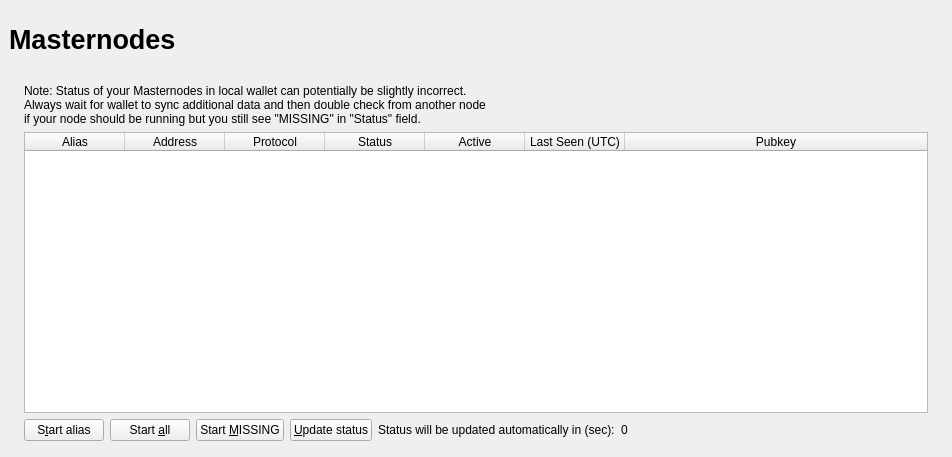
<?xml version="1.0" encoding="UTF-8"?>
<ui version="4.0">
 <class>MasternodeList</class>
 <widget class="QWidget" name="MasternodeList">
  <property name="geometry">
   <rect>
    <x>0</x>
    <y>0</y>
    <width>723</width>
    <height>457</height>
   </rect>
  </property>
  <property name="windowTitle">
   <string>Form</string>
  </property>
  <layout class="QVBoxLayout" name="topLayout" stretch="0">
   <property name="leftMargin">
    <number>9</number>
   </property>
   <property name="topMargin">
    <number>9</number>
   </property>
   <property name="rightMargin">
    <number>9</number>
   </property>
   <property name="bottomMargin">
    <number>9</number>
   </property>
   <item>
    <layout class="QVBoxLayout" name="verticalLayout_Master" stretch="0,1">
     <property name="spacing">
      <number>0</number>
     </property>
     <item>
      <widget class="QFrame" name="frame_Header">
       <layout class="QVBoxLayout" name="verticalLayout_4">
        <property name="leftMargin">
         <number>0</number>
        </property>
        <property name="topMargin">
         <number>0</number>
        </property>
        <property name="rightMargin">
         <number>0</number>
        </property>
        <property name="bottomMargin">
         <number>0</number>
        </property>
        <item>
         <layout class="QHBoxLayout" name="horizontalLayout_Header" stretch="1,0,1">
          <item>
           <widget class="QLabel" name="labelOverviewHeaderLeft">
            <property name="minimumSize">
             <size>
              <width>464</width>
              <height>60</height>
             </size>
            </property>
            <property name="maximumSize">
             <size>
              <width>16777215</width>
              <height>60</height>
             </size>
            </property>
            <property name="font">
             <font>
              <pointsize>20</pointsize>
              <weight>75</weight>
              <bold>true</bold>
             </font>
            </property>
            <property name="text">
             <string>Masternodes</string>
            </property>
           </widget>
          </item>
          <item>
           <spacer name="horizontalSpacer">
            <property name="orientation">
             <enum>Qt::Horizontal</enum>
            </property>
            <property name="sizeHint" stdset="0">
             <size>
              <width>40</width>
              <height>20</height>
             </size>
            </property>
           </spacer>
          </item>
          <item>
           <widget class="QLabel" name="labelOverviewHeaderRight">
            <property name="minimumSize">
             <size>
              <width>464</width>
              <height>60</height>
             </size>
            </property>
            <property name="maximumSize">
             <size>
              <width>16777215</width>
              <height>60</height>
             </size>
            </property>
            <property name="font">
             <font>
              <pointsize>14</pointsize>
             </font>
            </property>
            <property name="text">
             <string/>
            </property>
            <property name="alignment">
             <set>Qt::AlignRight|Qt::AlignTrailing|Qt::AlignVCenter</set>
            </property>
           </widget>
          </item>
         </layout>
        </item>
       </layout>
      </widget>
     </item>
     <item>
      <widget class="QFrame" name="frame_BG">
       <layout class="QVBoxLayout" name="verticalLayout_3">
        <property name="leftMargin">
         <number>6</number>
        </property>
        <property name="topMargin">
         <number>6</number>
        </property>
        <property name="rightMargin">
         <number>6</number>
        </property>
        <property name="bottomMargin">
         <number>6</number>
        </property>
        <item>
         <widget class="QFrame" name="frame_Content">
          <layout class="QVBoxLayout" name="verticalLayout">
           <property name="spacing">
            <number>0</number>
           </property>
           <property name="leftMargin">
            <number>0</number>
           </property>
           <property name="topMargin">
            <number>0</number>
           </property>
           <property name="rightMargin">
            <number>0</number>
           </property>
           <property name="bottomMargin">
            <number>0</number>
           </property>
           <item>
            <layout class="QGridLayout" name="gridLayout_2">
             <property name="spacing">
              <number>2</number>
             </property>
             <item row="0" column="0">
              <widget class="QFrame" name="frameList">
               <layout class="QVBoxLayout" name="verticalLayout_2">
                <property name="bottomMargin">
                 <number>1</number>
                </property>
                <item>
                 <layout class="QHBoxLayout" name="horizontalLayout_note">
                  <property name="bottomMargin">
                   <number>0</number>
                  </property>
                  <item>
                   <widget class="QLabel" name="updateNote">
                    <property name="text">
                     <string>Note: Status of your Masternodes in local wallet can potentially be slightly incorrect.&lt;br /&gt;Always wait for wallet to sync additional data and then double check from another node&lt;br /&gt;if your node should be running but you still see &quot;MISSING&quot; in &quot;Status&quot; field.</string>
                    </property>
                   </widget>
                  </item>
                 </layout>
                </item>
                <item>
                 <widget class="QTableWidget" name="tableWidgetMyMasternodes">
                  <property name="minimumSize">
                   <size>
                    <width>695</width>
                    <height>0</height>
                   </size>
                  </property>
                  <property name="palette">
                   <palette>
                    <active>
                     <colorrole role="Text">
                      <brush brushstyle="SolidPattern">
                       <color alpha="255">
                        <red>51</red>
                        <green>51</green>
                        <blue>51</blue>
                       </color>
                      </brush>
                     </colorrole>
                    </active>
                    <inactive>
                     <colorrole role="Text">
                      <brush brushstyle="SolidPattern">
                       <color alpha="255">
                        <red>51</red>
                        <green>51</green>
                        <blue>51</blue>
                       </color>
                      </brush>
                     </colorrole>
                    </inactive>
                    <disabled>
                     <colorrole role="Text">
                      <brush brushstyle="SolidPattern">
                       <color alpha="255">
                        <red>85</red>
                        <green>85</green>
                        <blue>85</blue>
                       </color>
                      </brush>
                     </colorrole>
                    </disabled>
                   </palette>
                  </property>
                  <property name="editTriggers">
                   <set>QAbstractItemView::NoEditTriggers</set>
                  </property>
                  <property name="alternatingRowColors">
                   <bool>true</bool>
                  </property>
                  <property name="selectionMode">
                   <enum>QAbstractItemView::SingleSelection</enum>
                  </property>
                  <property name="selectionBehavior">
                   <enum>QAbstractItemView::SelectRows</enum>
                  </property>
                  <property name="sortingEnabled">
                   <bool>true</bool>
                  </property>
                  <attribute name="horizontalHeaderStretchLastSection">
                   <bool>true</bool>
                  </attribute>
                  <column>
                   <property name="text">
                    <string>Alias</string>
                   </property>
                  </column>
                  <column>
                   <property name="text">
                    <string>Address</string>
                   </property>
                  </column>
                  <column>
                   <property name="text">
                    <string>Protocol</string>
                   </property>
                  </column>
                  <column>
                   <property name="text">
                    <string>Status</string>
                   </property>
                  </column>
                  <column>
                   <property name="text">
                    <string>Active</string>
                   </property>
                  </column>
                  <column>
                   <property name="text">
                    <string>Last Seen (UTC)</string>
                   </property>
                  </column>
                  <column>
                   <property name="text">
                    <string>Pubkey</string>
                   </property>
                  </column>
                 </widget>
                </item>
                <item>
                 <layout class="QHBoxLayout" name="horizontalLayout_5">
                  <property name="bottomMargin">
                   <number>0</number>
                  </property>
                  <item>
                   <widget class="QPushButton" name="startButton">
                    <property name="text">
                     <string>S&amp;tart alias</string>
                    </property>
                   </widget>
                  </item>
                  <item>
                   <widget class="QPushButton" name="startAllButton">
                    <property name="text">
                     <string>Start &amp;all</string>
                    </property>
                   </widget>
                  </item>
                  <item>
                   <widget class="QPushButton" name="startMissingButton">
                    <property name="text">
                     <string>Start &amp;MISSING</string>
                    </property>
                   </widget>
                  </item>
                  <item>
                   <widget class="QPushButton" name="UpdateButton">
                    <property name="text">
                     <string>&amp;Update status</string>
                    </property>
                   </widget>
                  </item>
                  <item>
                   <widget class="QLabel" name="autoupdate_label">
                    <property name="text">
                     <string>Status will be updated automatically in (sec):</string>
                    </property>
                   </widget>
                  </item>
                  <item>
                   <widget class="QLabel" name="secondsLabel">
                    <property name="text">
                     <string>0</string>
                    </property>
                   </widget>
                  </item>
                  <item>
                   <spacer name="horizontalSpacer_5">
                    <property name="orientation">
                     <enum>Qt::Horizontal</enum>
                    </property>
                    <property name="sizeHint" stdset="0">
                     <size>
                      <width>40</width>
                      <height>20</height>
                     </size>
                    </property>
                   </spacer>
                  </item>
                 </layout>
                </item>
               </layout>
              </widget>
             </item>
            </layout>
           </item>
          </layout>
         </widget>
        </item>
       </layout>
      </widget>
     </item>
    </layout>
   </item>
  </layout>
 </widget>
 <resources/>
 <connections/>
</ui>
